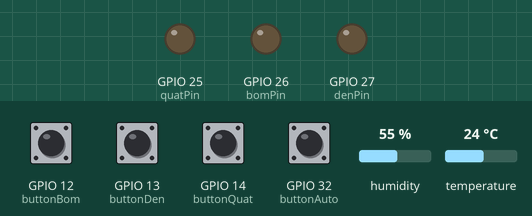
This sketch was run on a simulated ESP32. On the bench: output pins drawn as LEDs (lit = HIGH). The test bench sets the inputs (shaded band); at power-on: GPIO 12 (buttonBom), GPIO 13 (buttonDen), GPIO 14 (buttonQuat), GPIO 32 (buttonAuto) HIGH, humidity 55 %, temperature 24 °C. WiFi joins after 1.5 s; servers stay silent unless stated; what the sketch prints to the serial monitor is not drawn.

Above: at 2.7 s.
2.8 s: GPIO 12 (buttonBom) pulled LOW for 0.15 s
At 4.0 s:
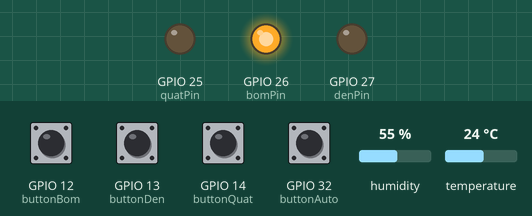
4.4 s: GPIO 13 (buttonDen) pulled LOW for 0.15 s
At 5.2 s:
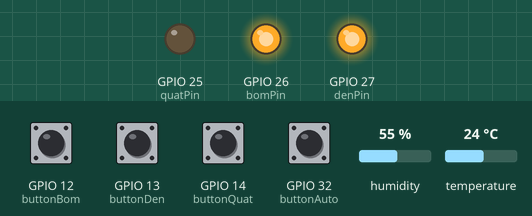
6.0 s: GPIO 14 (buttonQuat) pulled LOW for 0.15 s
At 6.4 s:
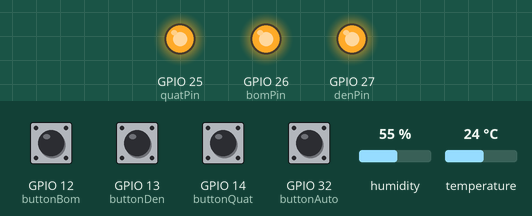
7.6 s: GPIO 32 (buttonAuto) pulled LOW for 0.15 s
At 8.8 s:
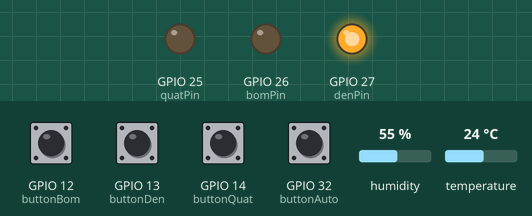
9.2 s: GPIO 14 (buttonQuat) pulled LOW for 1 s
11.7 s: GPIO 13 (buttonDen) pulled LOW for 1 s
At 12.0 s:
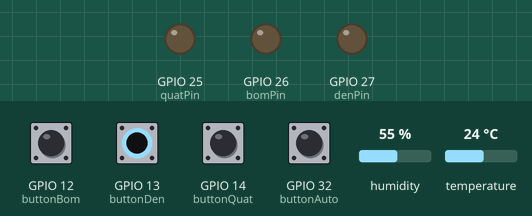
Timing chart, 0 to 14.7 s (numbered marks = the images above; inputs shaded):
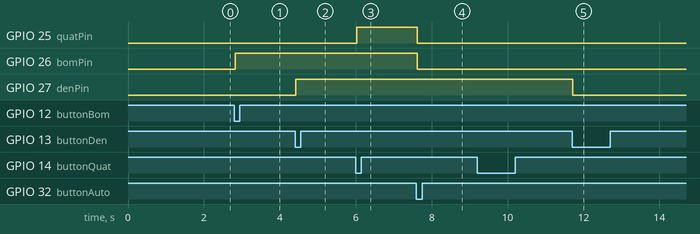

The sketch:

ESP32.ino
```cpp
#include <WiFi.h>

#include <SocketIoClient.h>
#include <ArduinoJson.h>
#include "DHTesp.h" // Click here to get the library: http://librarymanager/All#DHTesp

#ifndef ESP32
#pragma message(THIS EXAMPLE IS FOR ESP32 ONLY!)
#error Select ESP32 board.
#endif

DHTesp dht;

/** Pin number for DHT11 data pin */
int dhtPin = 33;

const int buttonDen = 13;
const int buttonQuat = 14;
const int buttonBom = 12;
const int buttonAuto = 32;
const int quatPin = 25;
const int denPin = 27;
const int bomPin = 26;
int nhietdo = 0;
int doam = 0;
long last = 0;
int stateAuto = 0;
int stateDen = 0;
int stateBom = 0;
int stateQuat = 0;
int isPress0 = 0;
int isPress1 = 0;
int isPress2 = 0;
int isPress3 = 0;

// khai báo mảng kết nối wifi
const char* ssid = "0C";
const char* pass = "00000000";

// tạo ra biến để lưu thông số server
// Server Ip
const char* server = "192.168.133.94";
// Server port
int port = 3000;

SocketIoClient socket;


String DataJson = "";
String Data = "";

void initTemp() {
  dht.setup(dhtPin, DHTesp::DHT11);
  Serial.println("DHT initiated");
}

/**
 * getTemperatureAndHumidity
 * Reads temperature and humidity from DHT11 sensor
 * @return bool
 *    true if temperature and humidity could be acquired
 *    false if acquisition failed
 */
bool getTemperatureAndHumidity() {
  // Reading temperature and humidity takes about 250 milliseconds!
  // Sensor readings may also be up to 2 seconds 'old' (it's a very slow sensor)
  TempAndHumidity newValues = dht.getTempAndHumidity();
  // Check if any reads failed and exit early (to try again).
  if (dht.getStatus() != 0) {
    Serial.println("DHT11 error status: " + String(dht.getStatusString()));
    return false;
  }

  // Assign temperature and humidity to the variables
  nhietdo = newValues.temperature;
  doam = newValues.humidity;
  return true;
}

void setup()
{
  Serial.begin(115200);
  pinMode(buttonAuto, INPUT_PULLUP);
  pinMode(buttonDen, INPUT_PULLUP);
  pinMode(buttonBom, INPUT_PULLUP);
  pinMode(buttonQuat, INPUT_PULLUP);
  pinMode(denPin, OUTPUT);
  pinMode(bomPin, OUTPUT);
  pinMode(quatPin, OUTPUT);
  last = millis();
  setupNetwork();
  initTemp();
  // kết nối server nodejs
  socket.begin(server, port);
  // lắng nghe sự kiện server gửi
  socket.on("ESP", handleMessage);
  last = millis();
  Serial.println("ESP Start");
}

void loop()
{
  DuytriServer();
  SendDataNodeJS();
  if(stateAuto == 0)
  {
    nutnhan();
  }
  else{
    handleAutoMode();
    nutnhan();
  }
}

void setupNetwork()
{
  WiFi.begin(ssid, pass);
  Serial.print("Connecting");
  while (WiFi.status() != WL_CONNECTED)
  {
    Serial.print(".");
    delay(500);
  }
  Serial.println();
  Serial.println("Wifi connected!");
}

void handleMessage(const char* message , size_t length)
{
  last = millis();
  Serial.print("Data nhận được: ");
  Serial.println(message);
  Data = message;


  ParseJson(String(Data));


  Data = "";
  last = millis();
}

void DuytriServer()
{
  socket.loop();
}

void ParseJson(String Data)
{
  // đưa dữ liệu json vào thư viện json để kiểm tra đúng hay sai , đúng thì tách dữ liệu => điều khiển

  const size_t capacity = JSON_OBJECT_SIZE(2) + 256;
  DynamicJsonDocument JSON(capacity);
  DeserializationError error = deserializeJson(JSON, Data);
  if (error)
  {
    Serial.println("Data JSON Error!!!");
    return;
  }
  else
  {
    Serial.println();
    Serial.println("Data JSON ESP: ");
    serializeJsonPretty(JSON, Serial);
    if (JSON.containsKey("Auto")) {
    stateAuto = JSON["Auto"] == "0" ? LOW : HIGH;
    }

    // Cập nhật trạng thái Đèn
    if (JSON.containsKey("Den")) {
    stateDen = JSON["Den"] == "0" ? LOW : HIGH;
    digitalWrite(denPin, stateDen);
    Serial.println("Den " + String(stateDen == LOW ? "OFF" : "ON"));
    }

    // Cập nhật trạng thái Bơm
    if (JSON.containsKey("Bom")) {
    stateBom = JSON["Bom"] == "0" ? LOW : HIGH;
    digitalWrite(bomPin, stateBom);
    Serial.println("Bom " + String(stateBom == LOW ? "OFF" : "ON"));
    }

    // Cập nhật trạng thái Quạt
    if (JSON.containsKey("Quat")) {
    stateQuat = JSON["Quat"] == "0" ? LOW : HIGH;
    digitalWrite(quatPin, stateQuat);
    Serial.println("Quat " + String(stateQuat == LOW ? "OFF" : "ON"));
    }
  }
}

void Datajson()
{
  DataJson  = "{\"ND\":\"" + String(nhietdo) + "\"," +
                  "\"DA\":\"" + String(doam) + "\"," +
                  "\"Auto\":\"" + String(stateAuto) + "\"," +
                  "\"Den\":\"" + String(stateDen) + "\"," +
                  "\"Bom\":\"" + String(stateBom) + "\"," +
                  "\"Quat\":\"" + String(stateQuat) + "\"}";
  Serial.println();
  Serial.print("DataJson: ");
  Serial.println(DataJson);

  socket.emit("ESPJSON", DataJson.c_str());

}

void SendDataNodeJS()
{
  if (millis() - last >= 1000)
  {
    getTemperatureAndHumidity();
    Datajson();
    last = millis();
  }
}


void nutnhan() {
  // Xử lý nút Auto
  if (digitalRead(buttonAuto) == LOW) {
    delay(20); // Debounce
    if (digitalRead(buttonAuto) == LOW && isPress0 == 0) {
      stateAuto = (stateAuto == LOW) ? HIGH : LOW;
      isPress0 = 1;
      Serial.println("Auto button pressed, stateAuto: " + String(stateAuto));
    }
  } else {
    isPress0 = 0;
  }

  // Xử lý nút Đèn
  if (digitalRead(buttonDen) == LOW) {
    delay(20); // Debounce
    if (digitalRead(buttonDen) == LOW && isPress1 == 0) {
      stateDen = (stateDen == LOW) ? HIGH : LOW;
      isPress1 = 1;
      Serial.println("Den button pressed, stateDen: " + String(stateDen));
      // Điều khiển đèn
      digitalWrite(denPin, stateDen);
    }
  } else {
    isPress1 = 0;
  }

  // Xử lý nút Bơm
  if (digitalRead(buttonBom) == LOW) {
    delay(20); // Debounce
    if (digitalRead(buttonBom) == LOW && isPress2 == 0) {
      stateBom = (stateBom == LOW) ? HIGH : LOW;
      isPress2 = 1;
      Serial.println("Bom button pressed, stateBom: " + String(stateBom));
      // Điều khiển bơm
      digitalWrite(bomPin, stateBom);
    }
  } else {
    isPress2 = 0;
  }

  // Xử lý nút Quạt
  if (digitalRead(buttonQuat) == LOW) {
    delay(20); // Debounce
    if (digitalRead(buttonQuat) == LOW && isPress3 == 0) {
      stateQuat = (stateQuat == LOW) ? HIGH : LOW;
      isPress3 = 1;
      Serial.println("Quat button pressed, stateQuat: " + String(stateQuat));
      // Điều khiển quạt
      digitalWrite(quatPin, stateQuat);
    }
  } else {
    isPress3 = 0;
  }

  // Điều khiển các thiết bị khác
  // Điều khiển đèn, bơm và quạt dựa trên trạng thái
  digitalWrite(denPin, stateDen);
  digitalWrite(bomPin, stateBom);
  digitalWrite(quatPin, stateQuat);
}
// Nếu ở chế độ AutoMode thì quạt và bơm sẽ hoạt động dựa theo thông số cảm biến
void handleAutoMode() {
  if (nhietdo >= 30) {
    digitalWrite(quatPin, 1);
    digitalWrite(bomPin, 1);
    stateQuat = 1;
    stateBom = 1;
  }
  else if (nhietdo <= 25) {
    digitalWrite(quatPin, 0);
    digitalWrite(bomPin, 0);
    stateQuat = 0;
    stateBom = 0;
  }
}
```

Measured:
- after the input at 2.8 s, GPIO 26 (bomPin): LOW → HIGH at once
- after the input at 4.4 s, GPIO 27 (denPin): LOW → HIGH at once
- after the input at 6.0 s, GPIO 25 (quatPin): LOW → HIGH at once
- after the input at 7.6 s, GPIO 25 (quatPin), GPIO 26 (bomPin): HIGH → LOW at once
- after the input at 11.7 s, GPIO 27 (denPin): HIGH → LOW at once
